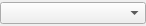
<?xml version="1.0" encoding="UTF-8"?>
<ui version="4.0">
 <class>DeclarationTypeSelector</class>
 <widget class="QWidget" name="DeclarationTypeSelector">
  <property name="geometry">
   <rect>
    <x>0</x>
    <y>0</y>
    <width>146</width>
    <height>26</height>
   </rect>
  </property>
  <property name="windowTitle">
   <string>Form</string>
  </property>
  <layout class="QGridLayout" name="gridLayout">
   <property name="leftMargin">
    <number>0</number>
   </property>
   <property name="topMargin">
    <number>0</number>
   </property>
   <property name="rightMargin">
    <number>0</number>
   </property>
   <property name="bottomMargin">
    <number>0</number>
   </property>
   <item row="0" column="0">
    <widget class="QComboBox" name="comboBox"/>
   </item>
  </layout>
 </widget>
 <resources/>
 <connections/>
</ui>
